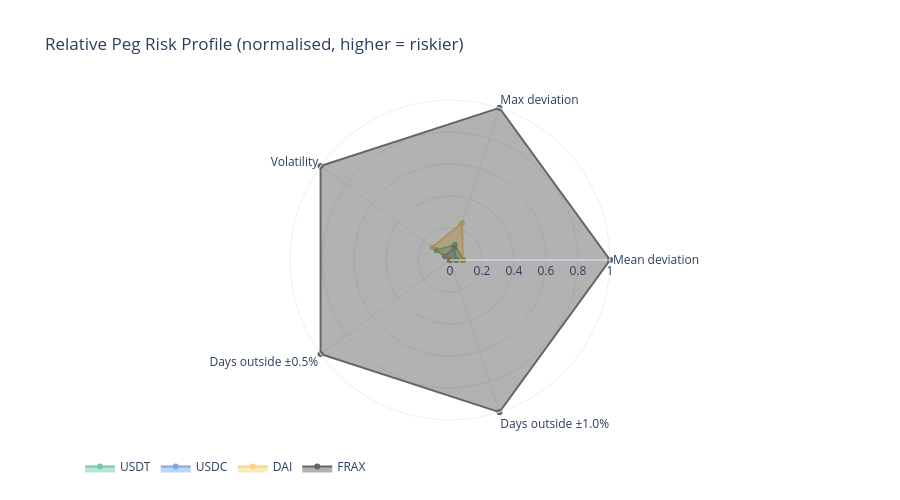

The notebook cell this image was saved under:
### Markdown cell above
### 5.4 — Risk Score Radar Chart

### Code cell
# Normalise each metric to [0, 1] (higher = riskier) for radar
radar_metrics = {
    "Mean deviation": dev.mean(),
    "Max deviation": dev.max(),
    "Volatility": dev.std(),
    "Days outside ±0.5%": (dev > TIGHT_BAND).sum(),
    "Days outside ±1.0%": (dev > DEPEG_BAND).sum(),
}
radar_df = pd.DataFrame(radar_metrics)
radar_norm = radar_df.div(radar_df.max())   # normalise row-wise

categories = list(radar_metrics.keys())

fig4 = go.Figure()
for ticker in COINS:
    values = radar_norm.loc[ticker].tolist()
    fig4.add_trace(go.Scatterpolar(
        r=values + [values[0]],
        theta=categories + [categories[0]],
        fill="toself",
        name=ticker,
        line_color=COLORS[ticker],
        opacity=0.6,
    ))

fig4.update_layout(
    polar=dict(radialaxis=dict(visible=True, range=[0, 1])),
    title="Relative Peg Risk Profile (normalised, higher = riskier)",
    template="plotly_white",
    height=500,
    legend=dict(orientation="h", y=-0.1),
)
save_chart(fig4, "risk_radar.png", width=800, height=500)
fig4.show()

### Figure 1 — Plotly figure (JSON) as saved in the notebook; plotly's stock layout.template omitted (floating-point values rounded to 4 significant figures)
{"data": [{"fill": "toself", "line": {"color": "#26A17B"}, "name": "USDT", "opacity": 0.6, "r": [0.08012, 0.09946, 0.105, 0, 0, 0.08012], "theta": ["Mean deviation", "Max deviation", "Volatility", "Days outside ±0.5%", "Days outside ±1.0%", "Mean deviation"], "type": "scatterpolar"}, {"fill": "toself", "line": {"color": "#2775CA"}, "name": "USDC", "opacity": 0.6, "r": [0.03934, 0.07949, 0.03918, 0, 0, 0.03934], "theta": ["Mean deviation", "Max deviation", "Volatility", "Days outside ±0.5%", "Days outside ±1.0%", "Mean deviation"], "type": "scatterpolar"}, {"fill": "toself", "line": {"color": "#F4B731"}, "name": "DAI", "opacity": 0.6, "r": [0.0803, 0.2422, 0.1354, 0, 0, 0.0803], "theta": ["Mean deviation", "Max deviation", "Volatility", "Days outside ±0.5%", "Days outside ±1.0%", "Mean deviation"], "type": "scatterpolar"}, {"fill": "toself", "line": {"color": "#000000"}, "name": "FRAX", "opacity": 0.6, "r": [1, 1, 1, 1, 1, 1], "theta": ["Mean deviation", "Max deviation", "Volatility", "Days outside ±0.5%", "Days outside ±1.0%", "Mean deviation"], "type": "scatterpolar"}], "layout": {"height": 500, "legend": {"orientation": "h", "y": -0.1}, "polar": {"radialaxis": {"range": [0, 1], "visible": true}}, "title": {"text": "Relative Peg Risk Profile (normalised, higher = riskier)"}}}
